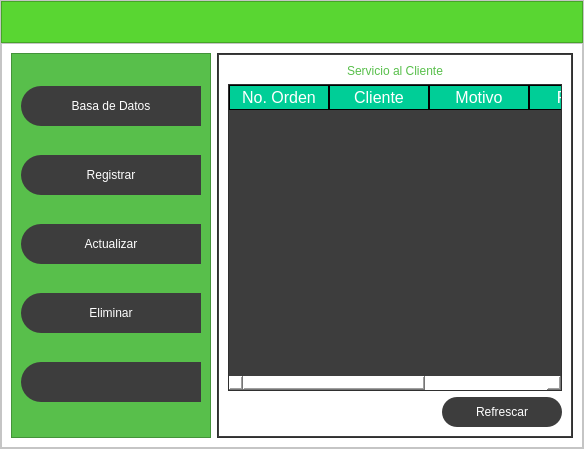
<?xml version="1.0" encoding="UTF-8"?>
<ui version="4.0">
 <class>MainWindow</class>
 <widget class="QMainWindow" name="MainWindow">
  <property name="geometry">
   <rect>
    <x>0</x>
    <y>0</y>
    <width>584</width>
    <height>449</height>
   </rect>
  </property>
  <property name="windowTitle">
   <string>MainWindow</string>
  </property>
  <widget class="QWidget" name="centralwidget">
   <layout class="QVBoxLayout" name="verticalLayout">
    <property name="spacing">
     <number>0</number>
    </property>
    <property name="leftMargin">
     <number>0</number>
    </property>
    <property name="topMargin">
     <number>0</number>
    </property>
    <property name="rightMargin">
     <number>0</number>
    </property>
    <property name="bottomMargin">
     <number>0</number>
    </property>
    <item>
     <widget class="QFrame" name="frame">
      <property name="styleSheet">
       <string notr="true">background-color: rgb(255, 255, 255);</string>
      </property>
      <property name="frameShape">
       <enum>QFrame::StyledPanel</enum>
      </property>
      <property name="frameShadow">
       <enum>QFrame::Raised</enum>
      </property>
      <layout class="QVBoxLayout" name="verticalLayout_2" stretch="1,8">
       <property name="spacing">
        <number>0</number>
       </property>
       <property name="leftMargin">
        <number>0</number>
       </property>
       <property name="topMargin">
        <number>0</number>
       </property>
       <property name="rightMargin">
        <number>0</number>
       </property>
       <property name="bottomMargin">
        <number>0</number>
       </property>
       <item>
        <widget class="QFrame" name="frame_superior">
         <property name="maximumSize">
          <size>
           <width>16777215</width>
           <height>42</height>
          </size>
         </property>
         <property name="styleSheet">
          <string notr="true">QFrame{
background-color: rgb(89, 214, 50);
}

QPushButton{
background-color: #000000ff;
border-radius: 20px;
}

QPushButton:hover{
background-color: #afffab;
border-radius: 20px;
}</string>
         </property>
         <property name="frameShape">
          <enum>QFrame::StyledPanel</enum>
         </property>
         <property name="frameShadow">
          <enum>QFrame::Raised</enum>
         </property>
         <layout class="QHBoxLayout" name="horizontalLayout_10">
          <item>
           <widget class="QPushButton" name="btn_menu">
            <property name="minimumSize">
             <size>
              <width>0</width>
              <height>0</height>
             </size>
            </property>
            <property name="text">
             <string/>
            </property>
            <property name="icon">
             <iconset>
              <normaloff>../img/menu.png</normaloff>../img/menu.png</iconset>
            </property>
            <property name="iconSize">
             <size>
              <width>38</width>
              <height>38</height>
             </size>
            </property>
           </widget>
          </item>
          <item>
           <spacer name="horizontalSpacer_7">
            <property name="orientation">
             <enum>Qt::Horizontal</enum>
            </property>
            <property name="sizeHint" stdset="0">
             <size>
              <width>465</width>
              <height>19</height>
             </size>
            </property>
           </spacer>
          </item>
          <item>
           <widget class="QLabel" name="label_8">
            <property name="minimumSize">
             <size>
              <width>10</width>
              <height>31</height>
             </size>
            </property>
            <property name="maximumSize">
             <size>
              <width>40</width>
              <height>31</height>
             </size>
            </property>
            <property name="text">
             <string/>
            </property>
            <property name="pixmap">
             <pixmap>../img/cat-a.jpg</pixmap>
            </property>
            <property name="scaledContents">
             <bool>true</bool>
            </property>
           </widget>
          </item>
         </layout>
        </widget>
       </item>
       <item>
        <widget class="QFrame" name="frame_contenido">
         <property name="frameShape">
          <enum>QFrame::StyledPanel</enum>
         </property>
         <property name="frameShadow">
          <enum>QFrame::Raised</enum>
         </property>
         <layout class="QHBoxLayout" name="horizontalLayout">
          <item>
           <widget class="QFrame" name="frame_control">
            <property name="minimumSize">
             <size>
              <width>200</width>
              <height>0</height>
             </size>
            </property>
            <property name="maximumSize">
             <size>
              <width>0</width>
              <height>16777215</height>
             </size>
            </property>
            <property name="styleSheet">
             <string notr="true">QFrame{
	background-color: rgb(88, 191, 75);
}


QPushButton{
background-color: rgb(61, 61, 61);
border-top-left-radius: 20px;
border-bottom-left-radius: 20px;
color: rgb(255, 255, 255);
font: 77 10pt &quot;Arial Black&quot;;
}

QPushButton:hover{
background-color: White;
border-top-left-radius: 20px;
border-bottom-left-radius: 20px;
color: rgb(0, 0, 0);
font: 77 10pt &quot;Arial Black&quot;;
}</string>
            </property>
            <property name="frameShape">
             <enum>QFrame::StyledPanel</enum>
            </property>
            <property name="frameShadow">
             <enum>QFrame::Raised</enum>
            </property>
            <layout class="QVBoxLayout" name="verticalLayout_3">
             <item>
              <widget class="QPushButton" name="btn_datos">
               <property name="minimumSize">
                <size>
                 <width>0</width>
                 <height>40</height>
                </size>
               </property>
               <property name="text">
                <string>Basa de Datos</string>
               </property>
              </widget>
             </item>
             <item>
              <widget class="QPushButton" name="btn_registrar">
               <property name="minimumSize">
                <size>
                 <width>0</width>
                 <height>40</height>
                </size>
               </property>
               <property name="text">
                <string>Registrar</string>
               </property>
              </widget>
             </item>
             <item>
              <widget class="QPushButton" name="btn_actualizar">
               <property name="minimumSize">
                <size>
                 <width>0</width>
                 <height>40</height>
                </size>
               </property>
               <property name="text">
                <string>Actualizar</string>
               </property>
              </widget>
             </item>
             <item>
              <widget class="QPushButton" name="btn_eliminar">
               <property name="minimumSize">
                <size>
                 <width>0</width>
                 <height>40</height>
                </size>
               </property>
               <property name="text">
                <string>Eliminar</string>
               </property>
              </widget>
             </item>
             <item>
              <widget class="QPushButton" name="btn_ajustes">
               <property name="minimumSize">
                <size>
                 <width>0</width>
                 <height>40</height>
                </size>
               </property>
               <property name="text">
                <string/>
               </property>
              </widget>
             </item>
            </layout>
           </widget>
          </item>
          <item>
           <widget class="QFrame" name="frame_paginas">
            <property name="styleSheet">
             <string notr="true">QFrame {
background-color: rgb(61, 61, 61);
}

QLabel{
font: 87 12pt&quot;Arial Black&quot;;
background-color:#000000ff;
color: rgb(88, 191, 75);
border:0px solid #14C8DC
}

QLineEdit{
border: 0px;
color: rgb(0, 0, 0);
border-bottom:2px solid rgb(61,61,61);
font: 75 12pt &quot;Times New Roman&quot;;
}

QPushButton{
background-color: rgb(61, 61, 61);
border-radius: 15px;
color: rgb(255, 255, 255);
font: 77 10pt&quot;Arial Black&quot;;
}

QPushButton:hover{
background-color: rgb(0, 206, 151);
border-radius: 15px;
color: rgb(0, 0, 0);
font: 77 10pt&quot;Arial Black&quot;;
}

QTableWldget {
background-color: rgb(88, 191, 75);
color: rgb(255, 255, 255);
gridline-color: rgb(0, 206, 151);
font-size: 12pt;

}

QHeaderView::section {
background-color: rgb(0, 206, 151);
border: 1px solid rgb(0, 0, 0);
font-size: 12pt;
}

QTableWidget QTableCornerButton::section {
background-color: rgb(0, 0, 0);
border: 1px solid rgb(0, 206, 151);
}
</string>
            </property>
            <property name="frameShape">
             <enum>QFrame::StyledPanel</enum>
            </property>
            <property name="frameShadow">
             <enum>QFrame::Raised</enum>
            </property>
            <layout class="QVBoxLayout" name="verticalLayout_4">
             <property name="spacing">
              <number>0</number>
             </property>
             <property name="leftMargin">
              <number>1</number>
             </property>
             <property name="topMargin">
              <number>1</number>
             </property>
             <property name="rightMargin">
              <number>1</number>
             </property>
             <property name="bottomMargin">
              <number>1</number>
             </property>
             <item>
              <widget class="QStackedWidget" name="stackedWidget">
               <property name="currentIndex">
                <number>0</number>
               </property>
               <widget class="QWidget" name="page_datos">
                <layout class="QVBoxLayout" name="verticalLayout_5">
                 <item>
                  <widget class="QLabel" name="label">
                   <property name="text">
                    <string>Servicio al Cliente</string>
                   </property>
                   <property name="alignment">
                    <set>Qt::AlignCenter</set>
                   </property>
                  </widget>
                 </item>
                 <item>
                  <widget class="QTableWidget" name="tabla_llamadas">
                   <property name="styleSheet">
                    <string notr="true">color: rgb(255, 255, 255);</string>
                   </property>
                   <column>
                    <property name="text">
                     <string>No. Orden</string>
                    </property>
                   </column>
                   <column>
                    <property name="text">
                     <string>Cliente</string>
                    </property>
                   </column>
                   <column>
                    <property name="text">
                     <string>Motivo</string>
                    </property>
                   </column>
                   <column>
                    <property name="text">
                     <string>Fecha</string>
                    </property>
                   </column>
                   <column>
                    <property name="text">
                     <string>Estatus</string>
                    </property>
                   </column>
                  </widget>
                 </item>
                 <item>
                  <layout class="QHBoxLayout" name="horizontalLayout_2">
                   <item>
                    <spacer name="horizontalSpacer">
                     <property name="orientation">
                      <enum>Qt::Horizontal</enum>
                     </property>
                     <property name="sizeHint" stdset="0">
                      <size>
                       <width>40</width>
                       <height>20</height>
                      </size>
                     </property>
                    </spacer>
                   </item>
                   <item>
                    <widget class="QPushButton" name="btn_refrescar">
                     <property name="minimumSize">
                      <size>
                       <width>120</width>
                       <height>30</height>
                      </size>
                     </property>
                     <property name="text">
                      <string>Refrescar</string>
                     </property>
                    </widget>
                   </item>
                  </layout>
                 </item>
                </layout>
               </widget>
               <widget class="QWidget" name="page_actualizar">
                <layout class="QVBoxLayout" name="verticalLayout_11">
                 <item>
                  <widget class="QLabel" name="label_15">
                   <property name="text">
                    <string>Actualizar llamada</string>
                   </property>
                   <property name="alignment">
                    <set>Qt::AlignCenter</set>
                   </property>
                  </widget>
                 </item>
                 <item>
                  <layout class="QHBoxLayout" name="horizontalLayout_7">
                   <item>
                    <widget class="QLabel" name="label_17">
                     <property name="text">
                      <string>No. Orden</string>
                     </property>
                    </widget>
                   </item>
                   <item>
                    <widget class="QLineEdit" name="act_buscar"/>
                   </item>
                   <item>
                    <widget class="QPushButton" name="btn_actualiza_buscar">
                     <property name="minimumSize">
                      <size>
                       <width>80</width>
                       <height>30</height>
                      </size>
                     </property>
                     <property name="text">
                      <string>Buscar</string>
                     </property>
                    </widget>
                   </item>
                  </layout>
                 </item>
                 <item>
                  <spacer name="verticalSpacer_3">
                   <property name="orientation">
                    <enum>Qt::Vertical</enum>
                   </property>
                   <property name="sizeHint" stdset="0">
                    <size>
                     <width>20</width>
                     <height>40</height>
                    </size>
                   </property>
                  </spacer>
                 </item>
                 <item>
                  <layout class="QHBoxLayout" name="horizontalLayout_5">
                   <item>
                    <layout class="QVBoxLayout" name="verticalLayout_10">
                     <property name="spacing">
                      <number>30</number>
                     </property>
                     <item>
                      <widget class="QLabel" name="label_10">
                       <property name="text">
                        <string>No. Orden</string>
                       </property>
                      </widget>
                     </item>
                     <item>
                      <widget class="QLabel" name="label_11">
                       <property name="text">
                        <string>Cliente</string>
                       </property>
                      </widget>
                     </item>
                     <item>
                      <widget class="QLabel" name="label_12">
                       <property name="text">
                        <string>Motivo</string>
                       </property>
                      </widget>
                     </item>
                     <item>
                      <widget class="QLabel" name="label_13">
                       <property name="text">
                        <string>Fecha</string>
                       </property>
                      </widget>
                     </item>
                     <item>
                      <widget class="QLabel" name="label_14">
                       <property name="text">
                        <string>Estatus</string>
                       </property>
                      </widget>
                     </item>
                    </layout>
                   </item>
                   <item>
                    <layout class="QVBoxLayout" name="verticalLayout_9">
                     <property name="spacing">
                      <number>30</number>
                     </property>
                     <item>
                      <widget class="QLineEdit" name="act_orden"/>
                     </item>
                     <item>
                      <widget class="QLineEdit" name="act_cliente"/>
                     </item>
                     <item>
                      <widget class="QLineEdit" name="act_motivo"/>
                     </item>
                     <item>
                      <widget class="QLineEdit" name="act_fecha"/>
                     </item>
                     <item>
                      <widget class="QLineEdit" name="act_estatus"/>
                     </item>
                    </layout>
                   </item>
                   <item>
                    <spacer name="horizontalSpacer_5">
                     <property name="orientation">
                      <enum>Qt::Horizontal</enum>
                     </property>
                     <property name="sizeHint" stdset="0">
                      <size>
                       <width>40</width>
                       <height>20</height>
                      </size>
                     </property>
                    </spacer>
                   </item>
                  </layout>
                 </item>
                 <item>
                  <spacer name="verticalSpacer_4">
                   <property name="orientation">
                    <enum>Qt::Vertical</enum>
                   </property>
                   <property name="sizeHint" stdset="0">
                    <size>
                     <width>20</width>
                     <height>40</height>
                    </size>
                   </property>
                  </spacer>
                 </item>
                 <item>
                  <layout class="QHBoxLayout" name="horizontalLayout_6">
                   <item>
                    <widget class="QLabel" name="signal_actualizar">
                     <property name="minimumSize">
                      <size>
                       <width>120</width>
                       <height>30</height>
                      </size>
                     </property>
                     <property name="text">
                      <string/>
                     </property>
                    </widget>
                   </item>
                   <item>
                    <spacer name="horizontalSpacer_4">
                     <property name="orientation">
                      <enum>Qt::Horizontal</enum>
                     </property>
                     <property name="sizeHint" stdset="0">
                      <size>
                       <width>40</width>
                       <height>20</height>
                      </size>
                     </property>
                    </spacer>
                   </item>
                   <item>
                    <widget class="QPushButton" name="btn_actualiza_tabla">
                     <property name="minimumSize">
                      <size>
                       <width>120</width>
                       <height>30</height>
                      </size>
                     </property>
                     <property name="text">
                      <string>Actualizar</string>
                     </property>
                    </widget>
                   </item>
                  </layout>
                 </item>
                </layout>
               </widget>
               <widget class="QWidget" name="page_eliminar">
                <layout class="QVBoxLayout" name="verticalLayout_12">
                 <item>
                  <widget class="QLabel" name="label_9">
                   <property name="text">
                    <string>Eliminar Llamada</string>
                   </property>
                   <property name="alignment">
                    <set>Qt::AlignCenter</set>
                   </property>
                  </widget>
                 </item>
                 <item>
                  <layout class="QHBoxLayout" name="horizontalLayout_9">
                   <item>
                    <widget class="QLabel" name="label_18">
                     <property name="text">
                      <string>No. Orden</string>
                     </property>
                    </widget>
                   </item>
                   <item>
                    <widget class="QLineEdit" name="eliminar_buscar"/>
                   </item>
                   <item>
                    <widget class="QPushButton" name="btn_buscar_borrar">
                     <property name="minimumSize">
                      <size>
                       <width>100</width>
                       <height>30</height>
                      </size>
                     </property>
                     <property name="text">
                      <string>Buscar</string>
                     </property>
                    </widget>
                   </item>
                  </layout>
                 </item>
                 <item>
                  <widget class="QTableWidget" name="tabla_borrar">
                   <property name="styleSheet">
                    <string notr="true">color: rgb(255, 255, 255);</string>
                   </property>
                   <column>
                    <property name="text">
                     <string>No. Orden</string>
                    </property>
                   </column>
                   <column>
                    <property name="text">
                     <string>Cliente</string>
                    </property>
                   </column>
                   <column>
                    <property name="text">
                     <string>Motivo</string>
                    </property>
                   </column>
                   <column>
                    <property name="text">
                     <string>Fecha</string>
                    </property>
                   </column>
                   <column>
                    <property name="text">
                     <string>Estatus</string>
                    </property>
                   </column>
                  </widget>
                 </item>
                 <item>
                  <layout class="QHBoxLayout" name="horizontalLayout_8">
                   <item>
                    <widget class="QLabel" name="signal_eliminacion">
                     <property name="minimumSize">
                      <size>
                       <width>200</width>
                       <height>30</height>
                      </size>
                     </property>
                     <property name="text">
                      <string/>
                     </property>
                    </widget>
                   </item>
                   <item>
                    <spacer name="horizontalSpacer_6">
                     <property name="orientation">
                      <enum>Qt::Horizontal</enum>
                     </property>
                     <property name="sizeHint" stdset="0">
                      <size>
                       <width>40</width>
                       <height>20</height>
                      </size>
                     </property>
                    </spacer>
                   </item>
                   <item>
                    <widget class="QPushButton" name="btn_borrar">
                     <property name="minimumSize">
                      <size>
                       <width>120</width>
                       <height>30</height>
                      </size>
                     </property>
                     <property name="text">
                      <string>Eliminar</string>
                     </property>
                    </widget>
                   </item>
                  </layout>
                 </item>
                </layout>
               </widget>
               <widget class="QWidget" name="page_ajustes"/>
               <widget class="QWidget" name="page_registrar">
                <layout class="QVBoxLayout" name="verticalLayout_8">
                 <item>
                  <widget class="QLabel" name="label_7">
                   <property name="text">
                    <string>Registrar Llamada</string>
                   </property>
                   <property name="alignment">
                    <set>Qt::AlignCenter</set>
                   </property>
                  </widget>
                 </item>
                 <item>
                  <spacer name="verticalSpacer_2">
                   <property name="orientation">
                    <enum>Qt::Vertical</enum>
                   </property>
                   <property name="sizeHint" stdset="0">
                    <size>
                     <width>18</width>
                     <height>23</height>
                    </size>
                   </property>
                  </spacer>
                 </item>
                 <item>
                  <layout class="QHBoxLayout" name="horizontalLayout_3">
                   <item>
                    <layout class="QVBoxLayout" name="verticalLayout_7">
                     <property name="spacing">
                      <number>30</number>
                     </property>
                     <item>
                      <widget class="QLabel" name="label_2">
                       <property name="text">
                        <string>No. Orden</string>
                       </property>
                      </widget>
                     </item>
                     <item>
                      <widget class="QLabel" name="label_3">
                       <property name="text">
                        <string>Cliente</string>
                       </property>
                      </widget>
                     </item>
                     <item>
                      <widget class="QLabel" name="label_5">
                       <property name="text">
                        <string>Motivo</string>
                       </property>
                      </widget>
                     </item>
                     <item>
                      <widget class="QLabel" name="label_4">
                       <property name="text">
                        <string>Fecha</string>
                       </property>
                      </widget>
                     </item>
                     <item>
                      <widget class="QLabel" name="label_6">
                       <property name="text">
                        <string>Estatus</string>
                       </property>
                      </widget>
                     </item>
                    </layout>
                   </item>
                   <item>
                    <layout class="QVBoxLayout" name="verticalLayout_6">
                     <property name="spacing">
                      <number>30</number>
                     </property>
                     <item>
                      <widget class="QLineEdit" name="reg_orden"/>
                     </item>
                     <item>
                      <widget class="QLineEdit" name="reg_cliente"/>
                     </item>
                     <item>
                      <widget class="QLineEdit" name="reg_motivo"/>
                     </item>
                     <item>
                      <widget class="QLineEdit" name="reg_fecha"/>
                     </item>
                     <item>
                      <widget class="QLineEdit" name="reg_estatus"/>
                     </item>
                    </layout>
                   </item>
                   <item>
                    <spacer name="horizontalSpacer_3">
                     <property name="orientation">
                      <enum>Qt::Horizontal</enum>
                     </property>
                     <property name="sizeHint" stdset="0">
                      <size>
                       <width>40</width>
                       <height>20</height>
                      </size>
                     </property>
                    </spacer>
                   </item>
                  </layout>
                 </item>
                 <item>
                  <spacer name="verticalSpacer">
                   <property name="orientation">
                    <enum>Qt::Vertical</enum>
                   </property>
                   <property name="sizeHint" stdset="0">
                    <size>
                     <width>20</width>
                     <height>23</height>
                    </size>
                   </property>
                  </spacer>
                 </item>
                 <item>
                  <layout class="QHBoxLayout" name="horizontalLayout_4">
                   <item>
                    <widget class="QLabel" name="signal_registrar">
                     <property name="minimumSize">
                      <size>
                       <width>200</width>
                       <height>30</height>
                      </size>
                     </property>
                     <property name="text">
                      <string/>
                     </property>
                     <property name="alignment">
                      <set>Qt::AlignCenter</set>
                     </property>
                    </widget>
                   </item>
                   <item>
                    <spacer name="horizontalSpacer_2">
                     <property name="orientation">
                      <enum>Qt::Horizontal</enum>
                     </property>
                     <property name="sizeHint" stdset="0">
                      <size>
                       <width>40</width>
                       <height>20</height>
                      </size>
                     </property>
                    </spacer>
                   </item>
                   <item>
                    <widget class="QPushButton" name="btn_agregar">
                     <property name="minimumSize">
                      <size>
                       <width>120</width>
                       <height>30</height>
                      </size>
                     </property>
                     <property name="text">
                      <string>Agregar</string>
                     </property>
                    </widget>
                   </item>
                  </layout>
                 </item>
                </layout>
               </widget>
              </widget>
             </item>
            </layout>
           </widget>
          </item>
         </layout>
        </widget>
       </item>
      </layout>
     </widget>
    </item>
   </layout>
  </widget>
 </widget>
 <resources/>
 <connections/>
</ui>
